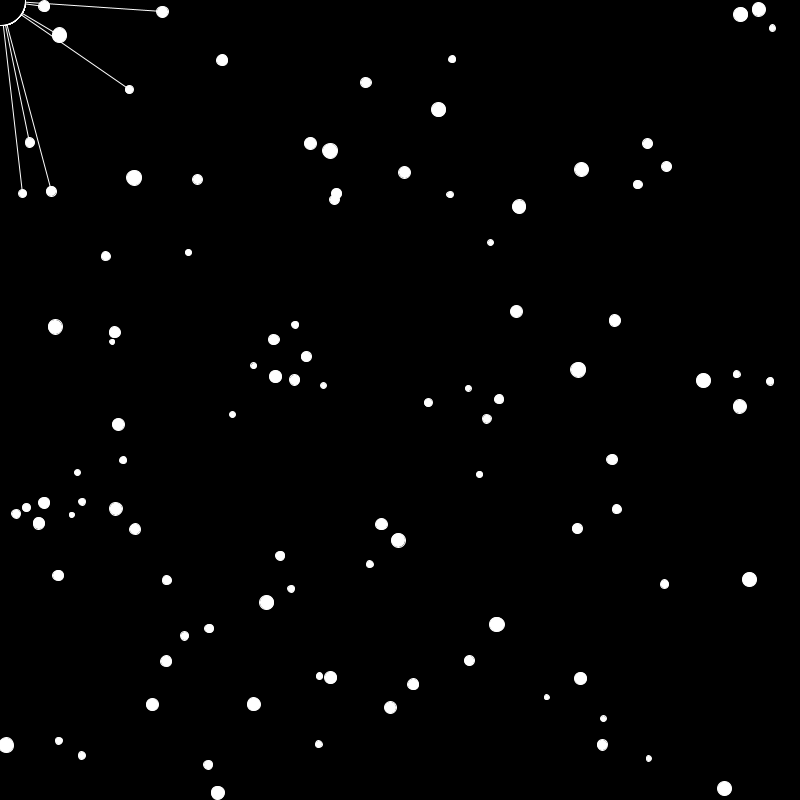
Frame 1 (no input)
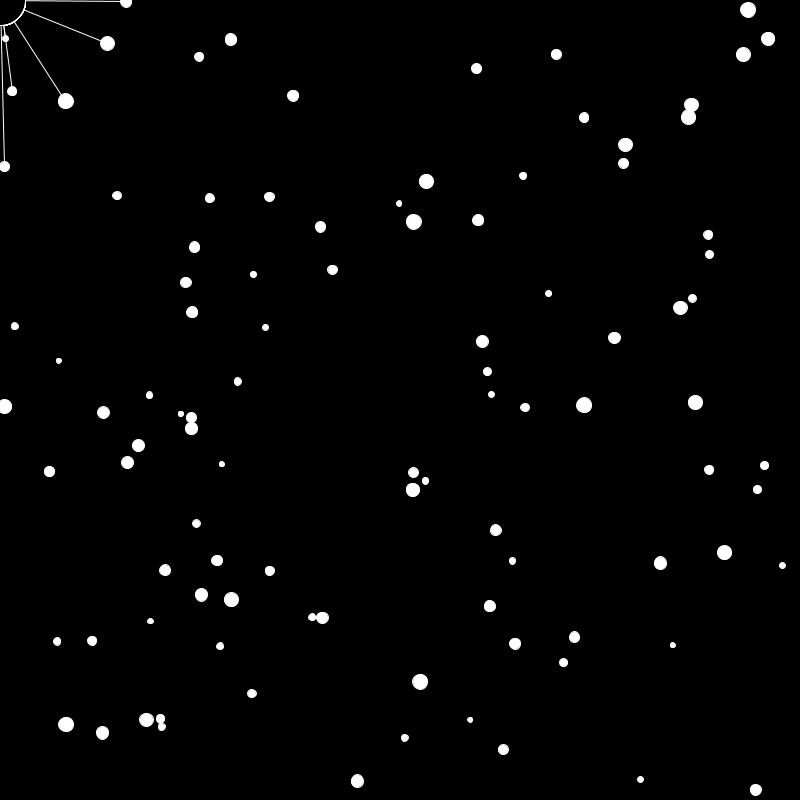
Frame 60 (the mouse pressed at the canvas centre just before this capture)
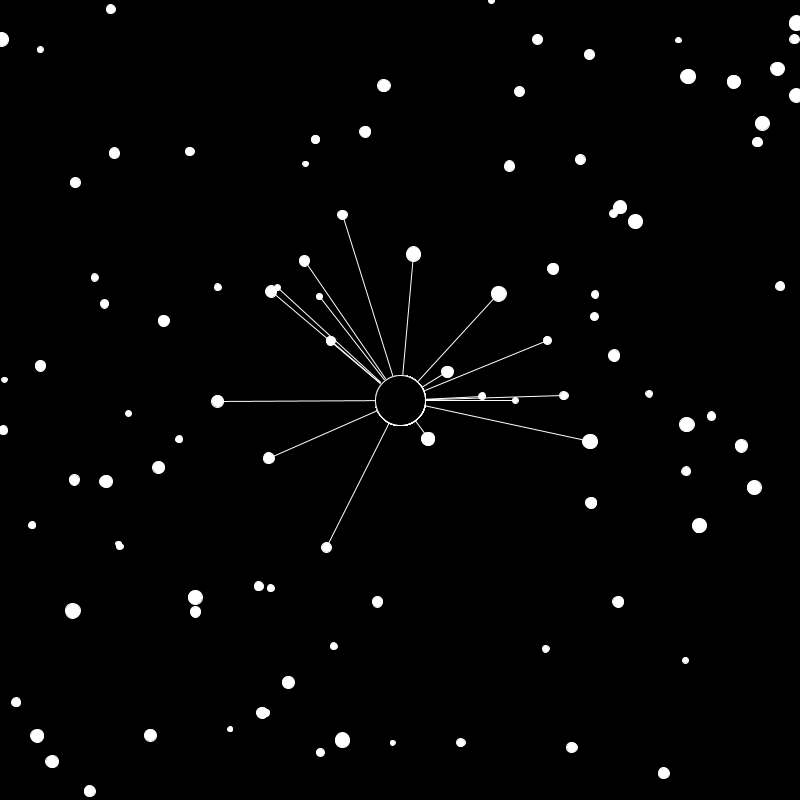
Frame 120 (the mouse held since frame 60 and released just before this capture)

The Processing sketch that drew these frames (run headless with seeded random() and noise(); from frame 60 on, the mouse is pressed at the canvas centre):

// Processing sketch: LSI_076_CircleMouseConnect
// ── LSI_076_CircleMouseConnect.pde
int nr=100;

float[] posX = new float[nr];
float[] posY = new float[nr];
float[] velX = new float[nr];
float[] velY = new float[nr];
float[] size = new float[nr];

void setup(){
 size(800,800);
 
 for(int i=0;i<nr;i++){
   posX[i]=random(width);
   posY[i]=random(width);
   velX[i]=random(-2,2);
   velY[i]=random(-2,2);
   size[i]=random(5,15); 
 }
}

void draw(){
 background(0);
 stroke(255);
 //update Positions and check borders
   for(int i=0;i<nr;i++){
//Update pos
posX[i]=posX[i]+velX[i];
posY[i]=posY[i]+velY[i];
//check borders
if(posX[i]<0)posX[i]=width;
if(posX[i]>width)posX[i]=0;
if(posY[i]<0)posY[i]=height;
if(posY[i]>height)posY[i]=0;
  }
 
 // Draw circles
  for(int i=0;i<nr;i++){
fill(255);
ellipse(posX[i],posY[i],size[i],size[i]);

fill(0);
if(dist(posX[i],posY[i],mouseX,mouseY)<200){line(posX[i],posY[i],mouseX,mouseY);}
ellipse(mouseX,mouseY,50,50);
  }
  
  
}
